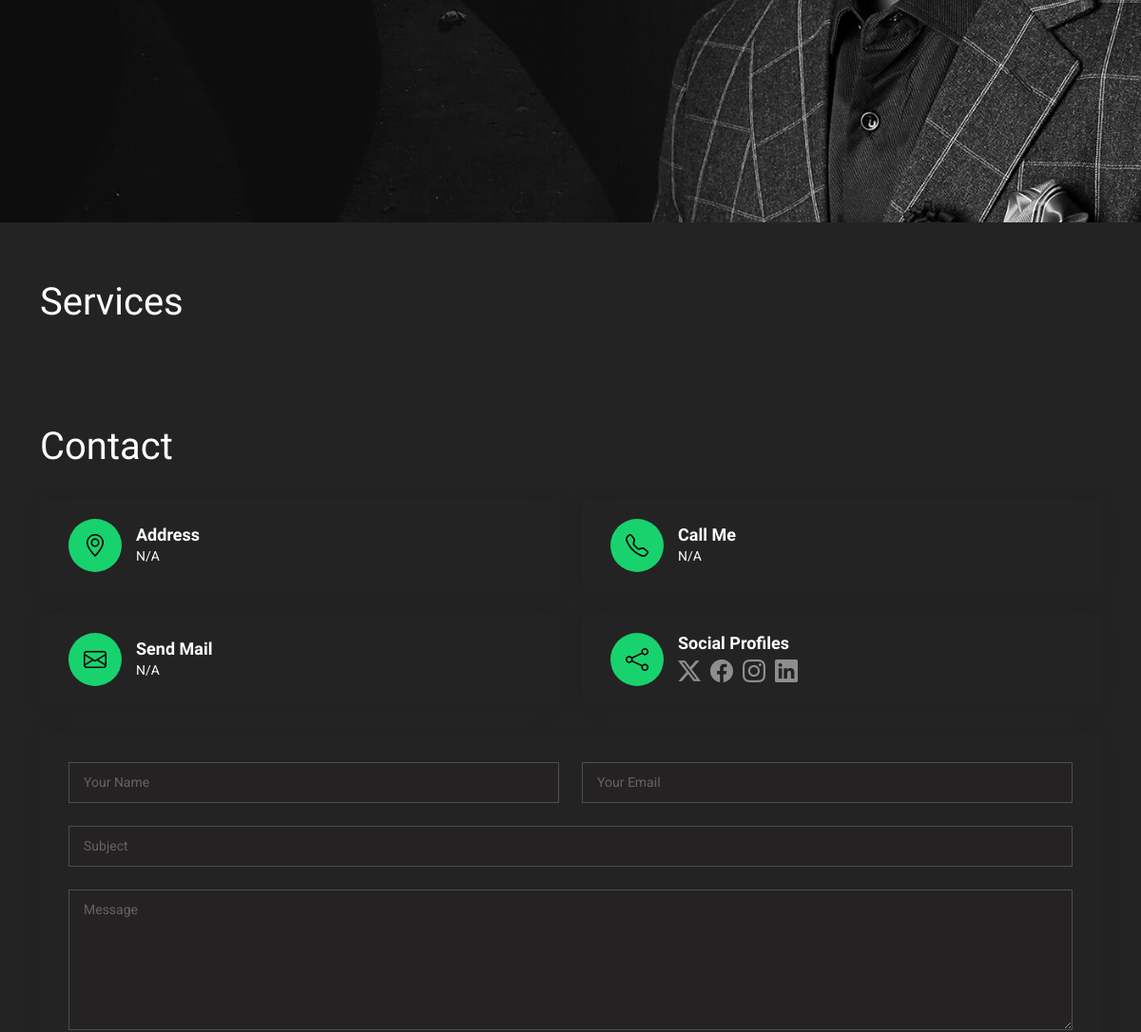
Before: / (middle part) with the older database file.
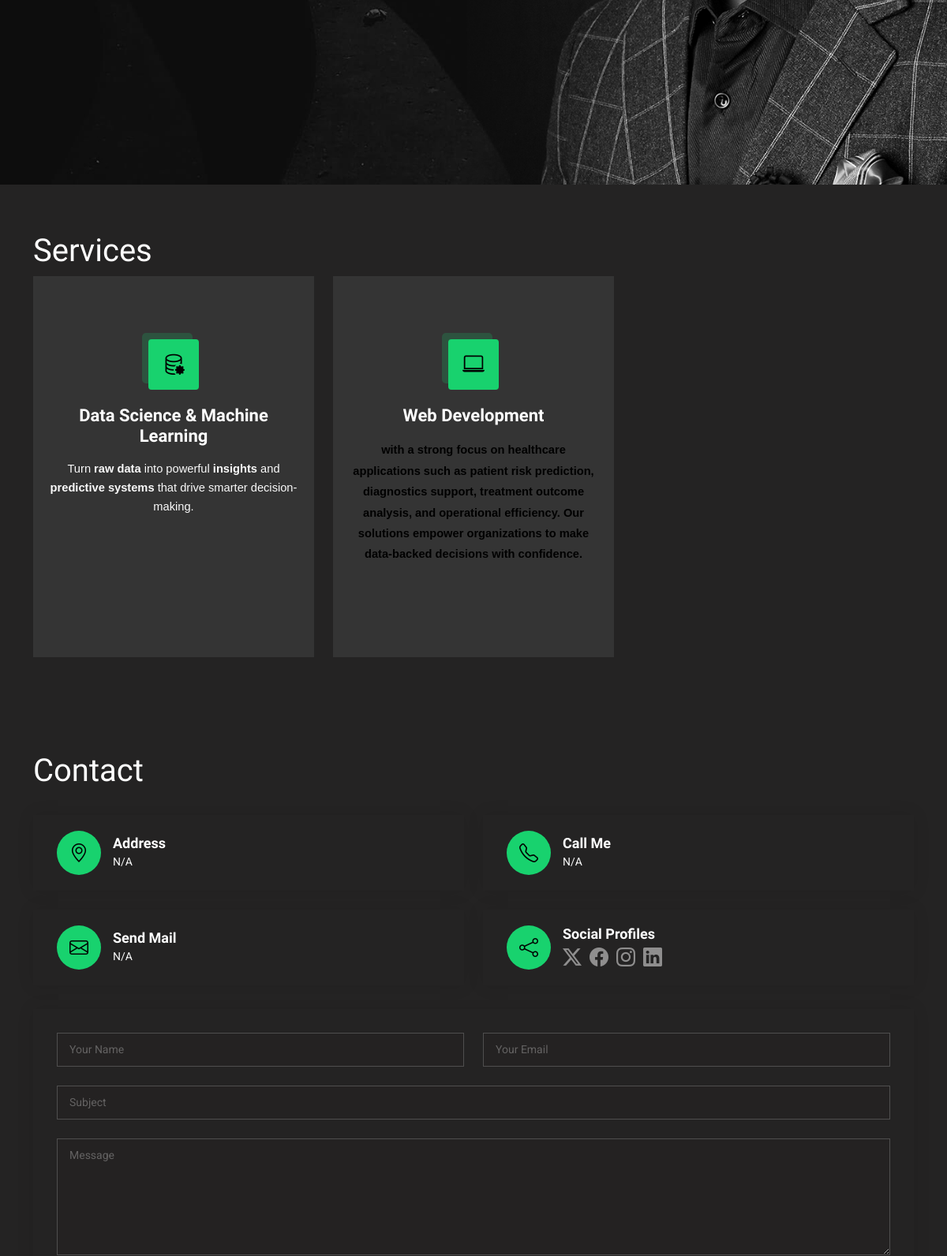
After: the same page with the newer database file.
### application/models.py (models this page shows, shortened)
class Service(models.Model):
    icon = models.CharField(max_length=60)
    title = models.CharField(max_length=60)
    image = models.ImageField(upload_to='service-images/', blank=True, null=True)
    description = RichTextField(blank=True, null=True)
    body = RichTextField(blank=True, null=True)

### application/views.py (the view)
# urls.py: path('', views.index, name="index"),
def index(request):
    services = Service.objects.all()
    general_records = GeneralInfo.objects.first()
    context = {
        "brand_name": getattr(general_records, "brand_name", "Default Brand"),
        "username": getattr(general_records, "name", "Default Name"),
        "phone": getattr(general_records, "phone", "N/A"),
        "email": getattr(general_records, "email", "N/A"),
        "address": getattr(general_records, "address", "N/A"),
        "description": getattr(general_records, "description", "N/A"),
        "title1": getattr(general_records, "title_one", "N/A"),
        "title2": getattr(general_records, "title_two", "N/A"),
        "title3": getattr(general_records, "title_three", "N/A"),
        "title4": getattr(general_records, "title_four", "N/A"),
        "x_url": getattr(general_records, "x_url", "#"),
        "f_url": getattr(general_records, "f_url", "#"),
        "ig_url": getattr(general_records, "ig_url", "#"),
        "linkedin_url": getattr(general_records, "linkedin_url", "#"),
        "github_url": getattr(general_records, "github_url", "#"),
        "about_title": getattr(general_records, "about_title", "About Me"),
        "degree": getattr(general_records, "degree", "N/A"),
        "job_type": getattr(general_records, "job_type", "N/A"),
        "location": getattr(general_records, "location", "N/A"),
        "bio": getattr(general_records, "bio", "N/A"),
    }
    context["services"] = services
    return render(request, "pages/index.html", context)

### templates/pages/index.html (shortened to what this page needs)
{% extends "const/base.html" %}
{% load static %}
{% block content %}
  <section id="hero" class="hero section dark-background">
    <img src="{% static 'assets/img/herobg.jpg' %}" alt="" data-aos="fade-in">
  </section>
  <section id="services" class="services section">
    <div class="container">
      <h1>Services</h1>
      <div class="row gy-4">
        {% for service in services %}
        <div class="col-lg-4 col-md-6" data-aos="fade-up" data-aos-delay="200">
          <div class="service-item position-relative">
            <div class="icon">
              <i class="{{service.icon}}"></i>
            </div>
            <a href="{% url 'service_details' service_id=service.id %}" class="stretched-link">
              <h3>{{service.title}}</h3>
            </a>
            <p>{{service.description|safe}}</p>
          </div>
        </div>
        {% endfor %}
      </div>
    </div>
  </section>
  <section id="contact" class="contact section">
    <div class="container" data-aos="fade-up" data-aos-delay="100">
      <div class="row gy-4">
        <h1>Contact</h1>
        <div class="col-md-6">
          <div class="info-item d-flex align-items-center" data-aos="fade-up" data-aos-delay="200">
            <i class="icon bi bi-geo-alt flex-shrink-0"></i>
            <div>
              <h3>Address</h3>
              <p>{{address}}</p>
            </div>
          </div>
        </div>
        <div class="col-md-6">
          <div class="info-item d-flex align-items-center" data-aos="fade-up" data-aos-delay="300">
            <i class="icon bi bi-telephone flex-shrink-0"></i>
            <div>
              <h3>Call Me</h3>
              <p>{{phone}}</p>
            </div>
          </div>
        </div>
        <div class="col-md-6">
          <div class="info-item d-flex align-items-center" data-aos="fade-up" data-aos-delay="400">
            <i class="icon bi bi-envelope flex-shrink-0"></i>
            <div>
              <h3>Send Mail</h3>
              <p>{{email}}</p>
            </div>
          </div>
        </div>
        <div class="col-md-6">
          <div class="info-item d-flex align-items-center" data-aos="fade-up" data-aos-delay="500">
            <i class="icon bi bi-share flex-shrink-0"></i>
            <div>
              <h3>Social Profiles</h3>
              <div class="social-links">
                <a href="{{x_url}}" target='blank'><i class="bi bi-twitter-x"></i></a>
                <a href="{{f_url}}" target='blank'><i class="bi bi-facebook"></i></a>
                <a href="{{ig_url}}" target="blank"><i class="bi bi-instagram"></i></a>
                <a href="{{linkedin_url}}" target='blank'><i class="bi bi-linkedin"></i></a>
              </div>
            </div>
          </div>
        </div>
      </div>
      <form action="{% url 'contact' %}" method="post" class="php-email-form" data-aos="fade-up" data-aos-delay="600">
        <div class="row gy-4">
          <div class="col-md-6">
            <input type="text" name="name" class="form-control" placeholder="Your Name" required="">
          </div>
          <div class="col-md-6 ">
            <input type="email" class="form-control" name="email" placeholder="Your Email" required="">
          </div>
          <div class="col-md-12">
            <input type="text" class="form-control" name="subject" placeholder="Subject" required="">
          </div>
          <div class="col-md-12">
            <textarea class="form-control" name="message" rows="6" placeholder="Message" required=""></textarea>
          </div>
        </div>
      </form>
    </div>
  </section>
  {% endblock %}

### templates/const/base.html (shortened to what this page needs)
<!DOCTYPE html>
{% load static %}
<html lang="en">
  <head>
    <link
      href="{% static 'assets/vendor/bootstrap/css/bootstrap.min.css' %}"
      rel="stylesheet"
    />
    <link
      href="{% static 'assets/vendor/bootstrap-icons/bootstrap-icons.css' %}"
      rel="stylesheet"
    />
    <link href="{% static 'assets/vendor/aos/aos.css' %}" rel="stylesheet" />
    <link
      href="{% static 'assets/vendor/swiper/swiper-bundle.min.css' %}"
      rel="stylesheet"
    />
    <link
      href="{% static 'assets/vendor/glightbox/css/glightbox.min.css' %}"
      rel="stylesheet"
    />
    <link href="{% static 'assets/style.css' %}" rel="stylesheet" />
    <link href="{% static 'assets/reform.css' %}" rel="stylesheet" />
  </head>
  <body class="index-page">
    <main class="main">
      {% block content %}
      {% endblock %}
    </main>
  </body>
</html>

### templates/const/header.html (shortened to what this page needs)
{% load static %}

### static/assets/reform.css (style rules this page uses)
:root { --default-font: "Roboto", system-ui, -apple-system, "Segoe UI", Roboto, "Helvetica Neue", Arial, "Noto Sans", "Liberation Sans", sans-serif, "Apple Color Emoji", "Segoe UI Emoji", "Segoe UI Symbol", "Noto Color Emoji"; --heading-font: "Raleway", sans-serif; --nav-font: "Poppins", sans-serif; }
:root { --background-color: #242323; --default-color: #fafafa; --heading-color: #ffffff; --accent-color: #18d26e; --surface-color: #434242; --contrast-color: #000000; }
:root { --nav-color: #fafafa; --nav-hover-color: #18d26e; --nav-mobile-background-color: #1a1a1a; --nav-dropdown-background-color: #1a1a1a; --nav-dropdown-color: #fafafa; --nav-dropdown-hover-color: #18d26e; }
.dark-background { --background-color: rgba(15, 15, 15, 0.975); --default-color: #ffffff; --heading-color: #ffffff; --surface-color: #292929f9; --contrast-color: #000000; }
:root { scroll-behavior: smooth; }
body { color: var(--default-color); background-color: var(--background-color); font-family: var(--default-font); }
a { color: var(--accent-color); text-decoration: none; transition: 0.3s; }
h1, h2, h3, h4, h5, h6 { color: var(--heading-color); font-family: var(--heading-font); }
section, .section { color: var(--default-color); background-color: var(--background-color); padding: 60px 0; scroll-margin-top: 100px; overflow: clip; }
.hero { width: 100%; min-height: 100vh; position: relative; padding: 80px 0; display: flex; align-items: center; justify-content: center; }
.hero img { position: absolute; inset: 0; display: block; width: 100%; height: 100%; object-fit: cover; z-index: 1; }
.services .service-item { background-color: #343434; text-align: center; padding: 80px 20px; transition: all ease-in-out 0.3s; height: 100%; }
.services .service-item .icon { margin: 0 auto; width: 64px; height: 64px; background: #18d26e; border-radius: 4px; display: flex; align-items: center; justify-content: center; margin-bottom: 20px; transition: 0.3s; transform-style: preserve-3d; }
.services .service-item .icon i { color: var(--contrast-color); font-size: 28px; transition: ease-in-out 0.3s; }
.services .service-item .icon::before { position: absolute; content: ""; left: -8px; top: -8px; height: 100%; width: 100%; background: color-mix(in srgb, var(--accent-color), transparent 80%); border-radius: 5px; transition: all 0.3s ease-out 0s; transform: translateZ(-1px); }
.services .service-item h3 { font-weight: 700; margin: 10px 0 15px 0; font-size: 22px; }
.services .service-item p { line-height: 24px; font-size: 14px; margin-bottom: 0; }
.contact .info-item { box-shadow: 0px 0px 20px rgba(0, 0, 0, 0.1); padding: 20px 30px; }
.contact .info-item .icon { color: var(--contrast-color); background-color: var(--accent-color); width: 56px; height: 56px; font-size: 24px; display: flex; justify-content: center; align-items: center; transition: all 0.3s ease-in-out; border-radius: 50%; margin-right: 15px; }
.contact .info-item h3 { font-size: 18px; font-weight: 700; margin: 0 0 2px 0; }
.contact .info-item p { padding: 0; margin-bottom: 0; font-size: 14px; }
.contact .info-item .social-links a { font-size: 24px; display: inline-block; line-height: 1; margin: 4px 6px 0 0; transition: 0.3s; color: color-mix(in srgb, var(--default-color), transparent 50%); }
.contact .php-email-form { box-shadow: 0px 0px 20px rgba(0, 0, 0, 0.1); padding: 30px; margin-top: 30px; }
.contact .php-email-form input[type=text], .contact .php-email-form input[type=email], .contact .php-email-form textarea { color: var(--default-color); background-color: color-mix(in srgb, var(--background-color), transparent 50%); border-color: color-mix(in srgb, var(--default-color), transparent 80%); font-size: 14px; padding: 10px 15px; box-shadow: none; border-radius: 0; }
.contact .php-email-form input[type=text]::placeholder, .contact .php-email-form input[type=email]::placeholder, .contact .php-email-form textarea::placeholder { color: color-mix(in srgb, var(--default-color), transparent 70%); }

Changed rows visible on the page:
added Service: title "Data Science & Machine Learning", description "Turn raw data into powerful insights and predictive systems that drive smarter decision-making."
added Service: title "Web Development", description "with a strong focus on healthcare applications such as patient risk prediction, diagnostics support, treatment outcome analysis, and operational efficiency. Our solutions empower organizations to make data-backed decisions with confidence."
